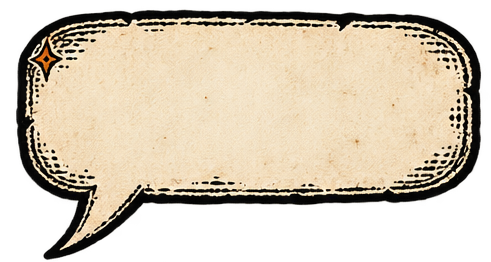
#> input picture assets/v11/ui/speech-left.png, 491 x 262 px
$ python import_v11.py
#> lines starting #> are read from the running program, lines starting #| are printed output that depends on the picture; after the words box and inside, x2 and y2 are one past the last pixel; in counts of white or black regions, pixels touching at a corner belong together
#!/usr/bin/env python3
"""v11b: Magnus's painted speech bubbles from the handoff (animation-pack-v2 UI sheet, catalog ids ui-0 "Speech left"
and ui-1 "Speech right") copied byte-for-byte into assets/v11/ui/, plus their measured geometry -> src/config/art_v11.js.
Nothing is redrawn or resized: the game draws them at source px x KM_LAYOUT.artScale (the one global factor).
  tip  = the tail's lowest opaque point (where the bubble points at the speaker)
  text = a safe box inside the pale parchment interior (measured, inset ~12 src px from the ink border)"""
import json, shutil, os
import numpy as np
from PIL import Image
ROOT = os.path.dirname(os.path.dirname(os.path.abspath(__file__)))
SRC = ROOT + "/incoming/medieval_math_handoff/MedievalMath-Handoff/output/medieval-math-animation-pack-v2/art/sprites/"
OUT = ROOT + "/assets/v11/ui/"
os.makedirs(OUT, exist_ok=True)
art = {"root": "assets/v11/ui/", "bubbles": {}}
for sid, name, side in (("ui-0", "speech-left.png", "left"), ("ui-1", "speech-right.png", "right")):
    shutil.copyfile(SRC + sid + ".png", OUT + name)
    im = np.array(Image.open(OUT + name).convert("RGBA")).astype(int); a = im[..., 3]; h, w = a.shape
#> after `a = im[..., 3]`:
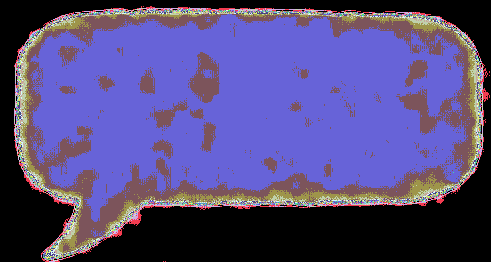
#> a: shape (262, 491) int64; 255 distinct labels, from 0 to 254; one colour per label, 0 black
#> after `h, w = a.shape`: h = 262; w = 491
    rows = np.where(a.max(1) > 128)[0]; yb = int(rows.max()); tipx = float(np.where(a[yb] > 128)[0].mean())
#> after `rows = np.where(a.max(1) > 128)[0]`: rows = 250 values from 10 to 259
#> after `yb = int(rows.max())`: yb = 259
#> after `tipx = float(np.where(a[yb] > 128)[0].mean())`: tipx = 47
    lum = im[..., :3].mean(2); pale = (lum > 200) & (a > 250)
#> after `lum = im[..., :3].mean(2)`:
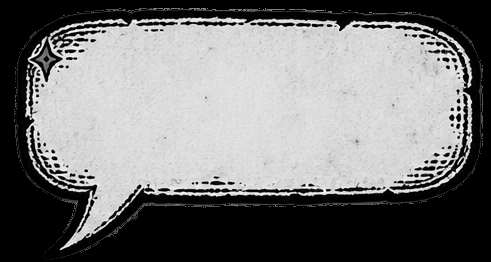
#> lum: shape (262, 491) float64; min 0, max 253.3, mean 119.8
#> after `pale = (lum > 200) & (a > 250)`:
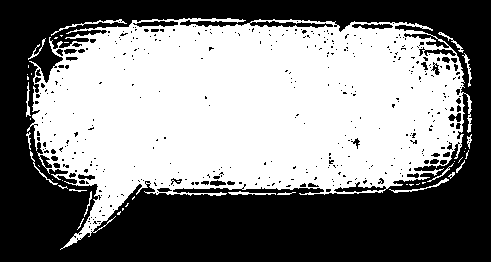
#> pale: shape (262, 491) bool; 51.1% white; 414 black regions (373 under 20 px), largest, box (x1, y1, x2, y2) and area: (0, 0, 491, 262) 60004, (133, 21, 178, 27) 177, (352, 24, 393, 29) 148
    widths = (a > 128).sum(1); body = [y for y in range(h) if widths[y] > 0.6 * widths.max()]
#> after `widths = (a > 128).sum(1)`: widths = 262 values, max 465 at index 110, min 0 at index 0, mean 331.7
#> after `body = [y for y in range(h) if widths[y] > 0.6 * widths.max()]`: body = 189 values from 14 to 202
    cy = (body[0] + body[-1]) // 2; xs = np.where(pale[cy])[0]; ys = np.where(pale[:, w // 2])[0]
#> after `cy = (body[0] + body[-1]) // 2`: cy = 108
#> after `xs = np.where(pale[cy])[0]`: xs = 427 values from 27 to 470
#> after `ys = np.where(pale[:, w // 2])[0]`: ys = 168 values from 20 to 194
    ins = 12
    art["bubbles"][side] = {"img": name, "source": "medieval-math-animation-pack-v2/art/sprites/" + sid + ".png", "size": [w, h],
        "tip": [round(tipx, 1), yb], "text": [int(xs.min()) + ins, int(ys.min()) + ins, int(xs.max() - xs.min()) - 2 * ins, int(ys.max() - ys.min()) - 2 * ins]}
#> pass 2 of the loop `for sid, name, side in (("ui-0", "speech-left.png", "left"), ("ui-1", ..`:
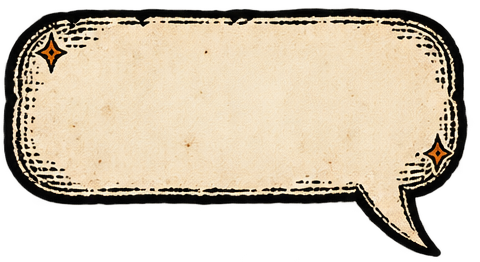
#> input picture assets/v11/ui/speech-right.png, 480 x 262 px
#> im: shape (262, 480, 4) int64
#> `a = im[..., 3]`:
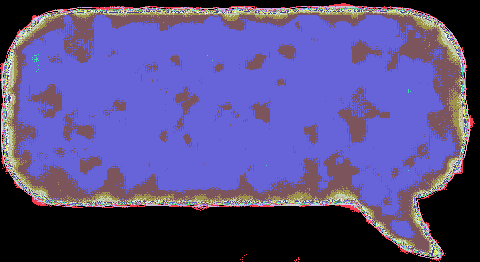
#> a: shape (262, 480) int64; 255 distinct labels, from 0 to 254; one colour per label, 0 black
#> rows = 249 values from 8 to 256
#> yb = 256
#> tipx = 435.5
#> lum: shape (262, 480) float64
#> `pale = (lum > 200) & (a > 250)`:
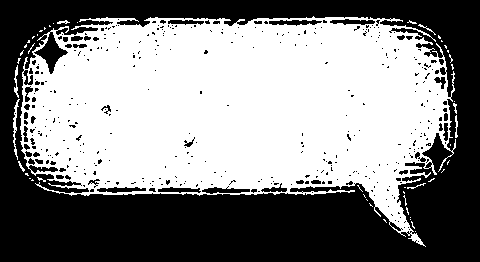
#> pale: shape (262, 480) bool; 52.8% white; 387 black regions (345 under 20 px), largest, box (x1, y1, x2, y2) and area: (0, 0, 480, 262) 55767, (269, 20, 322, 26) 204, (202, 186, 250, 194) 201
#> widths = 262 values, max 464 at index 125, min 0 at index 0, mean 334.9
#> body = 193 values from 10 to 202
#> cy = 106
#> xs = 418 values from 15 to 455
#> ys = 167 values from 19 to 193
open(ROOT + "/src/config/art_v11.js", "w").write("// generated by tools/import_v11.py: Magnus's painted speech bubbles (exact source px; drawn x artScale)\nwindow.KM_ART11 = " + json.dumps(art, indent=2) + ";\n")
print(json.dumps(art, indent=1))
#> (printed output is left out)

# v11b: Magnus's painted money purse (incoming/magnus_art/money_purse.png, 1254x1254 RGBA). Its background is ALREADY
# transparent (no white to remove); it is only trimmed to the painted pixels (alpha >= 16, +8 px margin) and the 155 stray
# alpha-1 pixels outside the bag are cleared. Pixels are not resampled here; the HUD shows it at the hearts' height.
P = ROOT + "/incoming/magnus_art/money_purse.png"
if os.path.exists(P):
    im = Image.open(P).convert("RGBA"); a = np.array(im); al = a[..., 3]
    ys, xs = np.where(al >= 16); x0, y0, x1, y1 = xs.min() - 8, ys.min() - 8, xs.max() + 9, ys.max() + 9
    a[al < 16] = 0
    out = Image.fromarray(a).crop((x0, y0, x1, y1)); out.save(OUT + "money-purse.png")
    art["purse"] = {"img": "money-purse.png", "source": "incoming/magnus_art/money_purse.png", "size": list(out.size), "crop": [int(x0), int(y0), int(x1), int(y1)]}
    open(ROOT + "/src/config/art_v11.js", "w").write("// generated by tools/import_v11.py: Magnus's painted speech bubbles (exact source px; drawn x artScale) + money purse\nwindow.KM_ART11 = " + json.dumps(art, indent=2) + ";\n")
    print("purse", art["purse"])

# v11b: Magnus's painted clouds (incoming/magnus_art/clouds_sheet_6.png, 1536x1024, six ink clouds in 2 columns x 3 rows).
# The sheet is ALREADY ink on transparent (no white to key out). Each cell is trimmed to its painted pixels (alpha >= 8,
# +6 px margin), faint alpha < 8 specks are cleared; pixels are never resampled (drawn at source px x artScale).
P = ROOT + "/incoming/magnus_art/clouds_sheet_6.png"
if os.path.exists(P):
    a = np.array(Image.open(P).convert("RGBA")); H, Wd = a.shape[:2]; a[a[..., 3] < 8] = 0
    clouds = []
    for r in range(3):
        for c in range(2):
            y0, y1, x0, x1 = r * H // 3, (r + 1) * H // 3, c * Wd // 2, (c + 1) * Wd // 2
            cell = a[y0:y1, x0:x1]; ys, xs = np.where(cell[..., 3] > 0)
            bx0, by0, bx1, by1 = max(0, xs.min() - 6), max(0, ys.min() - 6), min(cell.shape[1], xs.max() + 7), min(cell.shape[0], ys.max() + 7)
            name = "cloud-%d.png" % (len(clouds) + 1)
            Image.fromarray(cell[by0:by1, bx0:bx1]).save(OUT + name)
            clouds.append({"img": name, "size": [int(bx1 - bx0), int(by1 - by0)], "cell": [r, c], "crop": [int(x0 + bx0), int(y0 + by0), int(x0 + bx1), int(y0 + by1)]})
    art["clouds"] = clouds; art["cloudsSource"] = "incoming/magnus_art/clouds_sheet_6.png"
    open(ROOT + "/src/config/art_v11.js", "w").write("// generated by tools/import_v11.py: Magnus's painted speech bubbles (exact source px; drawn x artScale) + money purse + clouds\nwindow.KM_ART11 = " + json.dumps(art, indent=2) + ";\n")
    print("clouds", [(c["img"], c["size"]) for c in clouds])

# v11b: Magnus's painted birds (incoming/magnus_art/birds_sheet_8.png, 1774x887): 2 rows x 4 frames (wings up -> level),
# bottom row a smaller bird. ALREADY ink on transparent. Every frame of a row is cut with the SAME box (the row's union of
# painted pixels in cell coordinates, +6 px) so the body stays put between frames; specks with alpha < 8 cleared. No resampling.
P = ROOT + "/incoming/magnus_art/birds_sheet_8.png"
if os.path.exists(P):
    a = np.array(Image.open(P).convert("RGBA")); H, Wd = a.shape[:2]; a[a[..., 3] < 8] = 0
    birds = []
    for r in range(2):
        cells = [a[r * H // 2:(r + 1) * H // 2, c * Wd // 4:(c + 1) * Wd // 4] for c in range(4)]
        boxes = [np.where(cl[..., 3] > 0) for cl in cells]
        x0 = max(0, min(b[1].min() for b in boxes) - 6); y0 = max(0, min(b[0].min() for b in boxes) - 6)
        x1 = min(cells[0].shape[1], max(b[1].max() for b in boxes) + 7); y1 = min(cells[0].shape[0], max(b[0].max() for b in boxes) + 7)
        frames = []
        for c, cl in enumerate(cells):
            name = "bird-%s-%d.png" % ("ab"[r], c + 1); Image.fromarray(cl[y0:y1, x0:x1]).save(OUT + name); frames.append(name)
        birds.append({"frames": frames, "size": [int(x1 - x0), int(y1 - y0)], "row": r})
    art["birds"] = birds; art["birdsSource"] = "incoming/magnus_art/birds_sheet_8.png"
    open(ROOT + "/src/config/art_v11.js", "w").write("// generated by tools/import_v11.py: Magnus's painted speech bubbles (exact source px; drawn x artScale) + money purse + clouds + birds\nwindow.KM_ART11 = " + json.dumps(art, indent=2) + ";\n")
    print("birds", [(b["frames"][0], b["size"]) for b in birds])

# v11b: Magnus's FULL-SCREEN scenes (painted to fill the screen; a floor/ground ink line, parchment below it).
#  tavern-interior = incoming/magnus_art/tavern_interior_fullscreen.png (3532x1762) - the new tavern interior
#  tavern-arrival  = incoming/magnus_art/reference_tavern_fullscreen.png (3512x1764) - the tavern exterior on arrival
# Paper graded to the strip parchment (per-channel gain: this image's paper median -> the graded parchment's median, the
# same kind of grade as tools/import_v10.py), alpha dropped (fully opaque in the source), saved as optimised PNG (lossless).
# floorRow = the measured ink line under the floor; the game puts it on its ground line (one uniform scale, no stretch).
par = np.asarray(Image.open(ROOT + "/assets/v10/paper/parchment.png").convert("RGB")).reshape(-1, 3)
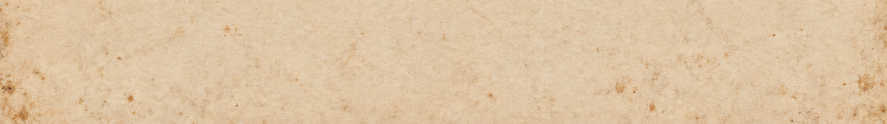
#> input picture assets/v10/paper/parchment.png, 1774 x 247 px (shown at 1/2 size)
target = np.median(par[par.sum(1) > 450], 0)
#> target = [222, 197, 165]
scenes = {}
for sid, src, floor in [("tavern-interior", "tavern_interior_fullscreen.png", 1195), ("tavern-arrival", "reference_tavern_fullscreen.png", 1203)]:
    P = ROOT + "/incoming/magnus_art/" + src
    if not os.path.exists(P): continue
    a = np.asarray(Image.open(P).convert("RGB")).astype(np.float32); H = a.shape[0]
    below = a[int(floor + 0.06 * H):].reshape(-1, 3); paper = np.median(below[below.sum(1) > 450], 0)
    gain = target / paper; out = np.clip(a * gain, 0, 255).round().astype(np.uint8)
    name = "scene-" + sid + ".png"; Image.fromarray(out).save(OUT + name, optimize=True, compress_level=9)
    scenes[sid] = {"img": name, "source": "incoming/magnus_art/" + src, "size": [int(a.shape[1]), int(H)], "floorRow": floor, "gain": [round(float(g), 4) for g in gain], "bytes": os.path.getsize(OUT + name), "srcBytes": os.path.getsize(P)}
#> pass 2 of the loop `for sid, src, floor in [("tavern-interior", "tavern_interior_fullscree..`:
# v11b fix: reference_tavern_fullscreen.png carries its OWN painted divider (rows 1198-1206, centre 1201) about 38 px under
# its painted ground (grass ink ends ~1163). Row 1203 was that divider, so the party stood on it. Now the painted divider
# lands exactly on our divider (ground 655.33 stage px + 26.5 gap) and the scene is clipped above it (clipRow), so only one
# divider shows. floorRow = 1201 x 655.33 / 681.83.
if "tavern-arrival" in scenes:
    scenes["tavern-arrival"].update(paintedDividerRow=1201, floorRow=round(1201 * 655.33 / (655.33 + 26.5), 1), clipRow=1190)
art["scenes"] = scenes
open(ROOT + "/src/config/art_v11.js", "w").write("// generated by tools/import_v11.py: Magnus's painted speech bubbles (exact source px; drawn x artScale) + purse + clouds + birds + full-screen scenes\nwindow.KM_ART11 = " + json.dumps(art, indent=2) + ";\n")
print("scenes", json.dumps(scenes))

# v11b: Magnus's Spell of Stupidity icon, scroll seller and scroll stall. All three are ALREADY ink/paint on transparent
# (no white box to remove): trimmed to the painted pixels (alpha >= 8, +6 px), faint specks (alpha < 8) cleared, no resampling.
def trim(src, name):
    a = np.asarray(Image.open(ROOT + "/incoming/magnus_art/" + src).convert("RGBA")).copy(); a[a[..., 3] < 8] = 0
    ys, xs = np.where(a[..., 3] > 0); x0, y0 = max(0, xs.min() - 6), max(0, ys.min() - 6); x1, y1 = min(a.shape[1], xs.max() + 7), min(a.shape[0], ys.max() + 7)
    Image.fromarray(a[y0:y1, x0:x1]).save(OUT + name, optimize=True)
    return {"img": name, "source": "incoming/magnus_art/" + src, "size": [int(x1 - x0), int(y1 - y0)], "crop": [int(x0), int(y0), int(x1), int(y1)]}
if os.path.exists(ROOT + "/incoming/magnus_art/spell_stupidity_icon.png"):
    art["spellIcon"] = trim("spell_stupidity_icon.png", "spell-stupidity.png")
if os.path.exists(ROOT + "/incoming/magnus_art/scroll_stall.png") and os.path.exists(ROOT + "/incoming/magnus_art/scroll_seller.png"):
    st, se = trim("scroll_stall.png", "scroll-stall.png"), trim("scroll_seller.png", "scroll-seller.png")
    # Sizes from Magnus's reference_scroll_stall.png (1598x788), measured against the knight there:
    #  knight 283 ref px tall (helmet 351 -> feet 634); stall 501 ref px tall (post tops 137 -> legs 638), 741 wide (722..1463);
    #  seller: hat tip at ref y 293, his held scroll at ref y 410 (117 ref px) = 448 source px in scroll_seller.png;
    #  the scroll end of his reach at ref x 995. Our knight stands 355 stage px (hero source px x artScale 0.6), so
    #  stage px per ref px = 355 / 283 = 1.254.
    REF_KNIGHT, HERO_STAGE = 283.0, 355.2; k = HERO_STAGE / REF_KNIGHT
    st["scale"] = round(501.0 * k / st["size"][1], 4)                 # stage px per stall source px
    se["scale"] = round(117.0 / 448.0 * k, 4)                          # stage px per seller source px
    se["at"] = [round((995 - 722) / 741.0, 4), round((293 - 137) / 501.0, 4)]  # his left edge / hat top in stall-relative units
    art["stall"] = {"stall": st, "seller": se, "ref": "incoming/magnus_art/reference_scroll_stall.png"}
    print("stall", st["scale"], "seller", se["scale"], "x artScale:", round(st["scale"] / 0.6, 3), round(se["scale"] / 0.6, 3))
open(ROOT + "/src/config/art_v11.js", "w").write("// generated by tools/import_v11.py: Magnus's painted speech bubbles (exact source px; drawn x artScale) + purse + clouds + birds + full-screen scenes + spell icon + scroll stall/seller\nwindow.KM_ART11 = " + json.dumps(art, indent=2) + ";\n")

# v11b: Magnus's divider line (incoming/magnus_art/divider_line.png, 2172x724, ALREADY on transparent): trimmed to its ink
# (+6 px). Placement from reference_composition_divider.png (1572x790): ground line ~ref y 483, divider ref y 509
# (26 ref px below = 26.5 stage px), span ref x 19..1561 = 98.1 % of the width -> stage px per source px = 0.981 x 1600 /
# the line's source span (2115 px). The orange ornament is centred on the screen (x 800).
P = ROOT + "/incoming/magnus_art/divider_line.png"
if os.path.exists(P):
    a = np.asarray(Image.open(P).convert("RGBA")).copy(); al = a[..., 3]; a[al < 8] = 0
    ys, xs = np.where(a[..., 3] >= 32); x0, y0, x1, y1 = xs.min() - 6, ys.min() - 6, xs.max() + 7, ys.max() + 7
    o = (al > 128) & (a[..., 0] > 150) & (a[..., 1] < 140) & (a[..., 2] < 90); oy, ox = np.where(o)
    rows = (al > 128).sum(1); line = [y for y in range(len(rows)) if rows[y] > 1000]
    Image.fromarray(a[y0:y1, x0:x1]).save(OUT + "divider.png", optimize=True)
    span = int(xs.max() - xs.min())
    art["divider"] = {"img": "divider.png", "source": "incoming/magnus_art/divider_line.png", "size": [int(x1 - x0), int(y1 - y0)],
        "ornament": [round(float(ox.mean() - x0), 1), round(float((line[0] + line[-1]) / 2 - y0), 1)], "span": span,
        "scale": round(0.981 * 1600 / span, 4), "belowGround": 26.5, "ref": "incoming/magnus_art/reference_composition_divider.png"}
    print("divider", art["divider"])
open(ROOT + "/src/config/art_v11.js", "w").write("// generated by tools/import_v11.py: Magnus's painted speech bubbles (exact source px; drawn x artScale) + purse + clouds + birds + full-screen scenes + spell icon + scroll stall/seller + divider\nwindow.KM_ART11 = " + json.dumps(art, indent=2) + ";\n")

# v11b: Magnus's sitting poses for the tavern (already on transparent): sitting_plume_knight.png = the "feather" companion
# (bucket helm, orange plume, wheel tabard), sitting_kettlehat.png = the "scarf" companion (kettle hat, orange scarf).
# Trimmed only. NOTE: they are painted at ~2x the v13 walk atlases' pixel scale (helmet width: feather walk 165 px vs
# sitting 321 px = 1.95x; scarf brim 201 vs 405 = 2.0x), so at artScale 0.6 their heads would be twice the walking size.
# seatMul = the factor that matches their heads to the walks (0.5 x artScale) -- reported to Magnus for approval.
for skin, src in [("feather", "sitting_plume_knight.png"), ("scarf", "sitting_kettlehat.png")]:
    if os.path.exists(ROOT + "/incoming/magnus_art/" + src):
        art.setdefault("seated", {})[skin] = dict(trim(src, "seated-" + skin + ".png"), seatMul=0.5, faces="right")
#> pass 2 of the loop `for skin, src in [("feather", "sitting_plume_knight.png"), ("scarf", "..`:
open(ROOT + "/src/config/art_v11.js", "w").write("// generated by tools/import_v11.py: Magnus's painted speech bubbles (exact source px; drawn x artScale) + purse + clouds + birds + full-screen scenes + spell icon + scroll stall/seller + divider + seated poses\nwindow.KM_ART11 = " + json.dumps(art, indent=2) + ";\n")
print("seated", {k: v["size"] for k, v in art.get("seated", {}).items()})
#| seated {}

# v11b: Magnus's riddle frame (riddle_frame.png, already on transparent): trimmed only. Drawn as a CSS border-image 9-slice:
# the two corner halves (each with its whole line segment) keep their pixels at ONE uniform scale; only the empty middle
# columns (no ink) stretch to fit the riddle, and there is no vertical stretch (the side ornaments span the full height).
if os.path.exists(ROOT + "/incoming/magnus_art/riddle_frame.png"):
    rf = trim("riddle_frame.png", "riddle-frame.png")
    fa = np.asarray(Image.open(OUT + "riddle-frame.png"))[..., 3] > 0; W_ = fa.shape[1]; mid = W_ // 2; assert fa[:, mid].sum() == 0
    l_ = mid; r_ = mid
    while l_ > 0 and fa[:, l_ - 1].sum() == 0: l_ -= 1
    while r_ < W_ - 1 and fa[:, r_ + 1].sum() == 0: r_ += 1
    rf["slice"] = [int(l_), int(W_ - r_ - 1)]  # the ink-free middle run is columns l_..r_  # left / right corner widths (source px), ink-free between
    art["riddleFrame"] = rf
    open(ROOT + "/src/config/art_v11.js", "w").write("// generated by tools/import_v11.py: Magnus's painted speech bubbles (exact source px; drawn x artScale) + purse + clouds + birds + full-screen scenes + spell icon + scroll stall/seller + divider + seated poses + riddle frame\nwindow.KM_ART11 = " + json.dumps(art, indent=2) + ";\n")
    print("riddleFrame", rf["size"], rf["slice"])

# v11b: Magnus's tavern menu sign (tavern_fare_sign.png: TAVERN FARE / MEAD / STEW on a rope and nail, already on
# transparent). Trimmed only. pivot = the nail head (the swing's pivot), in trimmed px.
if os.path.exists(ROOT + "/incoming/magnus_art/tavern_fare_sign.png"):
    sg = trim("tavern_fare_sign.png", "tavern-sign.png")
    sa = np.asarray(Image.open(OUT + "tavern-sign.png"))[..., 3] > 8; ys_, xs_ = np.where(sa); top_ = ys_.min()
    nx = np.where(sa[top_:top_ + 40].any(0))[0]; ny = np.where(sa[:, nx.min():nx.max() + 1].any(1))[0]
    sg["pivot"] = [round(float((nx.min() + nx.max()) / 2), 1), float(top_ + 22)]  # centre of the nail head
    art["tavernSign"] = sg
    open(ROOT + "/src/config/art_v11.js", "w").write("// generated by tools/import_v11.py: Magnus's painted speech bubbles (exact source px; drawn x artScale) + purse + clouds + birds + full-screen scenes + spell icon + scroll stall/seller + divider + seated poses + riddle frame + tavern sign\nwindow.KM_ART11 = " + json.dumps(art, indent=2) + ";\n")
    print("tavernSign", sg["size"], sg["pivot"])
